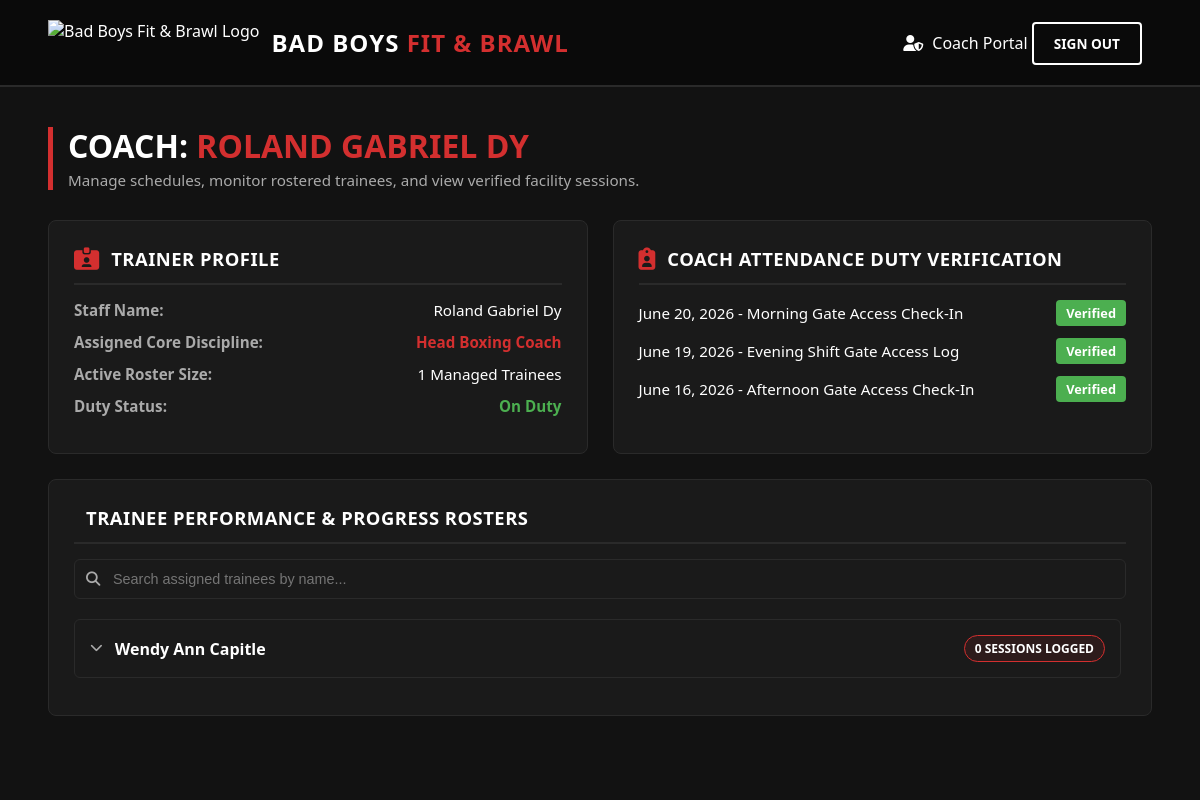
The app's page /dashboard-trainer.php (signed in) with its own data.
### tables this page shows
CREATE TABLE `users` (
  `id` int(11) NOT NULL,
  `full_name` varchar(100) NOT NULL,
  `birthdate` date NOT NULL,
  `sex` varchar(10) NOT NULL,
  `contact_number` varchar(20) NOT NULL,
  `email` varchar(100) NOT NULL,
  `password` varchar(255) NOT NULL,
  `created_at` timestamp NOT NULL DEFAULT current_timestamp(),
  `role` varchar(20) NOT NULL DEFAULT 'Trainee',
  `age` int(11) DEFAULT NULL,
  `address` text DEFAULT NULL,
  `membership_tier` varchar(50) DEFAULT NULL,
  `fitness_goal` text DEFAULT NULL,
  `assigned_coach_id` int(11) DEFAULT NULL,
  `status` varchar(20) DEFAULT 'Pending',
  `is_first_login` tinyint(1) DEFAULT 1
);

### dashboard-trainer.php (the view, shortened to what this page needs)
<?php
include('db.php');
$coach_id = $_SESSION['user_id'];
$coach_sql = "SELECT * FROM users WHERE id = $coach_id AND role = 'Trainer'";
$coach_result = $conn->query($coach_sql);
if ($coach_result && $coach_result->num_rows > 0) {
    $coach_data = $coach_result->fetch_assoc();
    $coach_name = $coach_data['full_name'];
    $coach_discipline = $coach_data['fitness_goal'] ?? 'Combat Sports / Fitness';
} else {
    $coach_name = $_SESSION['user_name'] ?? 'Coach';
    $coach_discipline = 'Combat Sports / Fitness';
}
$trainees_query = "SELECT id, full_name, fitness_goal, membership_tier, status
                   FROM users
                   WHERE assigned_coach_id = $coach_id AND role = 'Trainee'
                   ORDER BY full_name ASC";
$trainees_result = $conn->query($trainees_query);
$active_trainee_count = $trainees_result ? $trainees_result->num_rows : 0;
$attendance_by_trainee = [];
?>
<!DOCTYPE html>
<html lang="en">
<head>
    <link rel="stylesheet" href="style.css">
    <link rel="stylesheet" href="https://cdnjs.cloudflare.com/ajax/libs/font-awesome/6.4.0/css/all.min.css">
</head>
<body>
    <header class="navbar">
        <div class="logo-container">
            <img src="Images/logo.jpg" alt="Bad Boys Fit & Brawl Logo" class="navbar-logo">
            <div class="logo-text">BAD BOYS<span class="red-text"> FIT & BRAWL</span></div>
        </div>
        <div class="auth-buttons">
            <span>
                <i class="fa-solid fa-user-shield" style="margin-right: 5px;"></i> Coach Portal
            </span>
            <a href="logout.php" class="btn btn-outline" style="text-decoration: none;">Sign Out</a>
        </div>
    </header>
    <main class="dashboard-container">
        <div class="welcome-banner">
            <div>
                <h1>Coach: <span class="red-text"><?php echo htmlspecialchars($coach_name); ?></span></h1>
                <p style="color: var(--text-gray); margin-top: 5px; font-size: 0.95rem;">Manage schedules, monitor rostered trainees, and view verified facility sessions.</p>
            </div>
        </div>
        <div class="dashboard-grid">
            <div class="dashboard-card">
                <div class="card-header">
                    <i class="fa-solid fa-id-card-clip"></i>
                    <h3>Trainer Profile</h3>
                </div>
                <div class="info-row"><span class="info-label">Staff Name:</span> <span class="info-value"><?php echo htmlspecialchars($coach_name); ?></span></div>
                <div class="info-row"><span class="info-label">Assigned Core Discipline:</span> <span class="red-text info-value" style="font-weight: 700;"><?php echo htmlspecialchars($coach_discipline); ?></span></div>
                <div class="info-row"><span class="info-label">Active Roster Size:</span> <span class="info-value"><?php echo $active_trainee_count; ?> Managed Trainees</span></div>
                <div class="info-row"><span class="info-label">Duty Status:</span> <span class="info-value" style="color:#4caf50; font-weight:600;">On Duty</span></div>
            </div>
            <div class="dashboard-card">
                <div class="card-header">
                    <i class="fa-solid fa-clipboard-user"></i>
                    <h3>Coach Attendance Duty Verification</h3>
                </div>
                <div class="info-row"><span class="info-value" style="text-align: left;">June 20, 2026 - Morning Gate Access Check-In</span> <span class="status-pill" style="background:#4caf50;">Verified</span></div>
                <div class="info-row"><span class="info-value" style="text-align: left;">June 19, 2026 - Evening Shift Gate Access Log</span> <span class="status-pill" style="background:#4caf50;">Verified</span></div>
                <div class="info-row"><span class="info-value" style="text-align: left;">June 16, 2026 - Afternoon Gate Access Check-In</span> <span class="status-pill" style="background:#4caf50;">Verified</span></div>
            </div>
            <div class="dashboard-card full-width">
                <div class="card-header">
                    <h3>Trainee Performance & Progress Rosters</h3>
                </div>
                <div class="search-wrapper">
                    <i class="fa-solid fa-magnifying-glass"></i>
                    <input type="text" id="traineeSearch" class="search-control" placeholder="Search assigned trainees by name...">
                </div>
                <div class="scrollable-list" id="traineeListContainer">
                    <?php
                    if ($trainees_result && $trainees_result->num_rows > 0):
                        $trainees_result->data_seek(0);
                        while($trainee = $trainees_result->fetch_assoc()):
                            $trainee_id = $trainee['id'];
                            $trainee_name = $trainee['full_name'];
                            $my_logs = $attendance_by_trainee[$trainee_id] ?? [];
                            $total_sessions = count($my_logs);
                    ?>
                            <details class="trainee-accordion" data-name="<?php echo strtolower(htmlspecialchars($trainee_name)); ?>">
                                <summary class="trainee-summary-header">
                                    <div class="summary-left-block">
                                        <i class="fa-solid fa-chevron-down chevron-icon"></i>
                                        <strong style="color: #fff; font-size: 1rem;"><?php echo htmlspecialchars($trainee_name); ?></strong>
                                    </div>
                                    <span class="session-count-badge"><?php echo $total_sessions; ?> Sessions Logged</span>
                                </summary>
                            </details>
                        <?php endwhile; ?>
                    <?php else: ?>
                        <p id="emptyRosterMsg" style="color: var(--text-gray); font-size: 0.85rem; font-style: italic; text-align: center; margin-top: 30px;">
                            No assigned trainees to track performance records for.
                        </p>
                    <?php endif; ?>
                </div>
            </div>
        </div>
    </main>
</body>
</html>

### style.css (style rules this page uses)
:root { --bg-color: #121212; --panel-bg: #1a1a1a; --accent-red: #d32f2f; --accent-red-hover: #b71c1c; --text-white: #ffffff; --text-gray: #aaaaaa; --border-color: #2a2a2a; --font-family: 'Segoe UI', Tahoma, Geneva, Verdana, sans-serif; }
* { margin: 0; padding: 0; box-sizing: border-box; }
body { background-color: var(--bg-color); color: var(--text-white); font-family: var(--font-family); overflow-x: hidden; }
.red-text { color: var(--accent-red); }
.navbar { display: flex; justify-content: space-between; align-items: center; padding: 20px 4%; background-color: #0a0a0a; border-bottom: 2px solid var(--border-color); position: sticky; top: 0; z-index: 1000; }
.logo-container { display: flex; align-items: center; gap: 12px; text-decoration: none; }
.navbar-logo { height: 45px; width: auto; object-fit: contain; display: block; }
.logo-text { font-weight: 900; font-size: 1.5rem; letter-spacing: 1px; color: var(--text-white); text-decoration: none; cursor: pointer; }
.btn { padding: 10px 20px; font-weight: 700; text-transform: uppercase; border-radius: 4px; cursor: pointer; transition: all 0.3s ease; font-size: 0.85rem; }
.btn-outline { background: transparent; color: var(--text-white); border: 2px solid var(--text-white); margin-right: 10px; }

### dashboard-trainer.php (style rules this page uses)
.dashboard-container { padding: 40px 4%; background-color: var(--bg-color); min-height: calc(100vh - 84px); }
.welcome-banner { margin-bottom: 30px; border-left: 5px solid var(--accent-red); padding-left: 15px; display: flex; justify-content: space-between; align-items: center; }
.welcome-banner h1 { font-size: 2rem; font-weight: 900; text-transform: uppercase; line-height: 1.2; }
.dashboard-grid { display: grid; grid-template-columns: repeat(auto-fit, minmax(340px, 1fr)); gap: 25px; }
.dashboard-card { background-color: var(--panel-bg); border: 1px solid var(--border-color); border-radius: 8px; padding: 25px; transition: border-color 0.3s; display: flex; flex-direction: column; }
.card-header { display: flex; align-items: center; gap: 12px; border-bottom: 2px solid var(--border-color); padding-bottom: 12px; margin-bottom: 15px; }
.card-header i { font-size: 1.4rem; color: var(--accent-red); }
.card-header h3 { font-size: 1.15rem; text-transform: uppercase; font-weight: 800; letter-spacing: 0.5px; margin: 0; }
.dashboard-card.full-width { grid-column: span 2; }
.info-row { display: flex; justify-content: space-between; margin-bottom: 12px; font-size: 0.95rem; align-items: center; gap: 15px; }
.info-label { color: var(--text-gray); font-weight: 600; flex-shrink: 0; }
.info-value { text-align: right; word-break: break-word; }
.status-pill { padding: 4px 10px; border-radius: 4px; font-size: 0.8rem; font-weight: bold; background: #d32f2f; color:#fff; flex-shrink: 0; }
.scrollable-list { max-height: 550px; overflow-y: auto; padding-right: 5px; }
.search-wrapper { position: relative; margin-bottom: 20px; }
.search-wrapper i { position: absolute; left: 12px; top: 50%; transform: translateY(-50%); color: var(--text-gray); font-size: 0.9rem; }
.search-control { width: 100%; padding: 11px 11px 11px 38px; background: #1a1a1a; border: 1px solid var(--border-color); color: #fff; border-radius: 6px; font-size: 0.9rem; box-sizing: border-box; }
.trainee-accordion { background: #1a1a1a; border: 1px solid var(--border-color); border-radius: 6px; margin-bottom: 12px; overflow: hidden; transition: border-color 0.2s; }
.trainee-summary-header { display: flex; justify-content: space-between; align-items: center; padding: 15px; cursor: pointer; user-select: none; list-style: none; gap: 15px; }
.summary-left-block { display: flex; align-items: center; gap: 12px; min-width: 0; }
.summary-left-block strong { white-space: nowrap; overflow: hidden; text-overflow: ellipsis; }
.summary-left-block .chevron-icon { color: var(--text-gray); transition: transform 0.2s; font-size: 0.8rem; flex-shrink: 0; }
.session-count-badge { background-color: rgba(211, 47, 47, 0.1); border: 1px solid var(--accent-red); color: var(--text-white); font-size: 0.75rem; padding: 4px 10px; border-radius: 20px; font-weight: 700; text-transform: uppercase; white-space: nowrap; flex-shrink: 0; }

### records on screen
users: full_name "ROLAND GABRIEL DY", full_name "Roland Gabriel Dy", fitness_goal "Head Boxing Coach"
users: full_name "Wendy Ann Capitle", id "0"

### other values on screen
$active_trainee_count "1"
